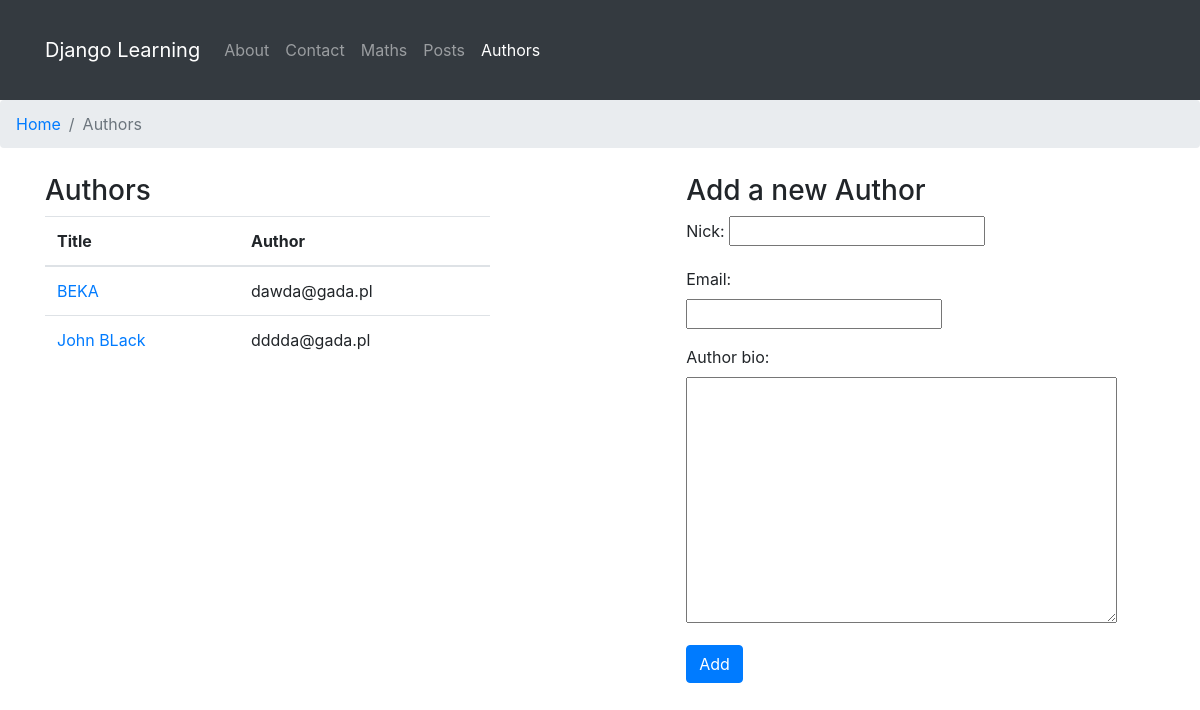
The page /posts/authors/ on the database as committed earlier.
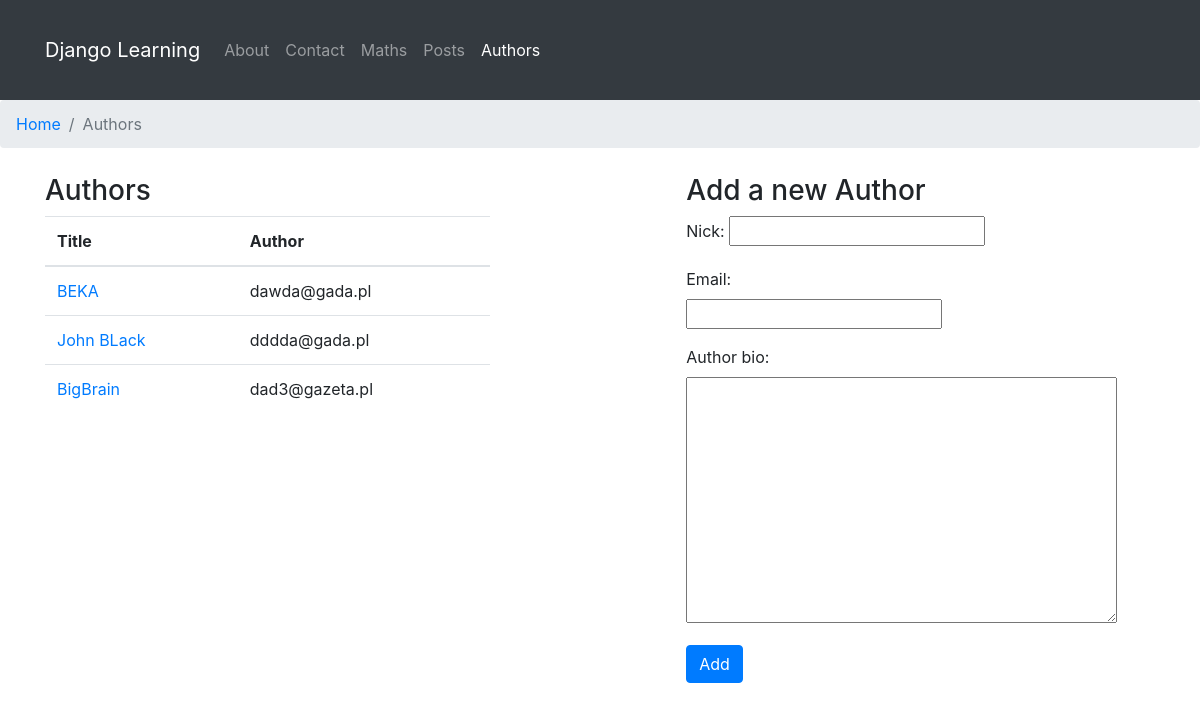
The same page on the database as committed later.
### posts/models.py (models this page shows, shortened)
class Author(models.Model):
    nick = models.CharField(max_length=50, unique=True, null=False)
    email = models.EmailField(null=False, unique=True)
    author_bio = models.TextField(blank=True)

### posts/views.py (the view, shortened to what this page needs)
# urls.py: path('authors/', author_list, name='a_list'),
def author_list(request):
    form = AuthorForm()
    authors = Author.objects.all()
    return render(
        request=request,
        template_name='author_list.html',
        context={
            'authors': authors,
            'form' : form
            }
    )

### posts/forms.py (shortened to what this page needs)
class AuthorForm(forms.ModelForm):
    class Meta:
        model = Author
        fields = '__all__'

### posts/templates/author_list.html (shortened to what this page needs)
{% extends "maths/main.html" %}
{% block breadcrumbs %}
    <ol class="breadcrumb">
        <li class="breadcrumb-item " >
            <a href="{% url 'greetings:welcome'%}">Home</a>
        </li>
        <li class="breadcrumb-item active" >
            Authors
        </li>
    </ol>
{% endblock breadcrumbs %}
{% block content %}
<div class="row">
    <div class="col-md-5">
        <h3>Authors</h3>
        <div class="table-responsive">
            <table class="table">
                <thead>
                    <tr>
                        <th>Title</th>
                        <th>Author</th>
                    </tr>
                </thead>
                <tbody>
                    {% for a in authors %}
                        <tr>
                            <td><a href="{% url 'posts:a_details' a.id %}">{{ a.nick }}</a></td>
                            <td>{{ a.email }}</td>
                        </tr>
                    {% endfor %}
                </tbody>
            </table>
        </div>
    </div>
    <div class="col-md-7">
        <div class="row justify-content-center">
          <div class="col-md-6">
            <h3>Add a new Author</h3>
            <form action="" method="post">
              <div class="form-group">
                {{ form.as_p }}
              </div>
              <button type="submit" class="btn btn-primary">Add</button>
            </form>
          </div>
        </div>
      </div>
{% endblock %}

Rows that differ between the two databases and show on the page:
added Author: nick "BigBrain", email "dad3@gazeta.pl"
